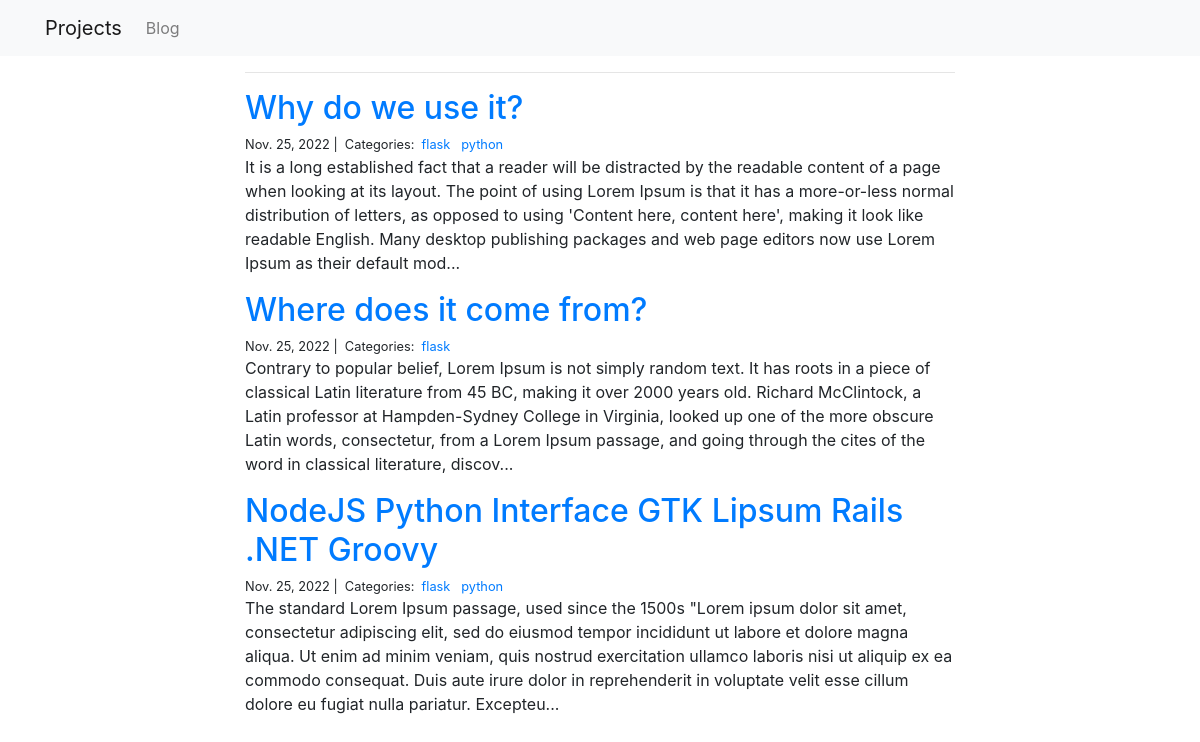
Page /blog/flask/ on the committed database.
### blog/models.py (models this page shows, shortened)
class Post(models.Model):
    title = models.CharField(max_length=255)
    body = models.TextField()
    created_on = models.DateTimeField(auto_now=True)
    last_modified = models. DateTimeField(auto_now=True)
    Categories = models.ManyToManyField('Category', related_name='posts')

class  Category(models.Model):
    name = models.CharField(max_length=20)

### blog/views.py (the view)
# urls.py: path("<category>/", views.blog_category, name="blog_category"),
def blog_category(request, category):
    posts = Post.objects.filter(
        Categories__name__contains=category
    ).order_by(
        'created_on'
    )
    context = {
        "Category": category,
        "posts": posts
    }
    return render(request, "blog_category.html", context)

### blog/template/blog_category.html (shortened to what this page needs)
{% extends "base.html" %}
{% block page_content %}
<div class="col-md-8 offset-md-2">
    <hr>
    {% for post in posts %}
        <h2><a href="{% url 'blog_detail' post.pk %}">{{ post.title }}</a></h2>
        <small>
            {{ post.created_on.date }} |&nbsp;
            Categories:&nbsp;
            {% for category in post.Categories.all %}
            <a href="{% url 'blog_category' category.name %}">
                {{ category.name}}
            </a>&nbsp;
            {% endfor %}
        </small>
        <p>{{ post.body | slice:":400" }}...</p>
    {% endfor %}
</div>
{% endblock %}

### rows in the picture
Post: title "Why do we use it?", created_on "Nov. 25, 2022", body "It is a long established fact that a reader will be distracted by the readable content of a page when looking at its layout. The point of using Lorem Ipsum is that it has a more-or-less normal distribution of letters, as opposed to using 'Content here, content here', making it look like readable English. Many desktop publishing packages and web page editors now use Lorem Ipsum as their default mod"
Category: name "flask"
Category: name "python"
Post: title "Where does it come from?", created_on "Nov. 25, 2022", body "Contrary to popular belief, Lorem Ipsum is not simply random text. It has roots in a piece of classical Latin literature from 45 BC, making it over 2000 years old. Richard McClintock, a Latin professor at Hampden-Sydney College in Virginia, looked up one of the more obscure Latin words, consectetur, from a Lorem Ipsum passage, and going through the cites of the word in classical literature, discov"
Post: title "NodeJS Python Interface GTK Lipsum Rails .NET Groovy", created_on "Nov. 25, 2022", body "The standard Lorem Ipsum passage, used since the 1500s \"Lorem ipsum dolor sit amet, consectetur adipiscing elit, sed do eiusmod tempor incididunt ut labore et dolore magna aliqua. Ut enim ad minim veniam, quis nostrud exercitation ullamco laboris nisi ut aliquip ex ea commodo consequat. Duis aute irure dolor in reprehenderit in voluptate velit esse cillum dolore eu fugiat nulla pariatur. Excepteu"
